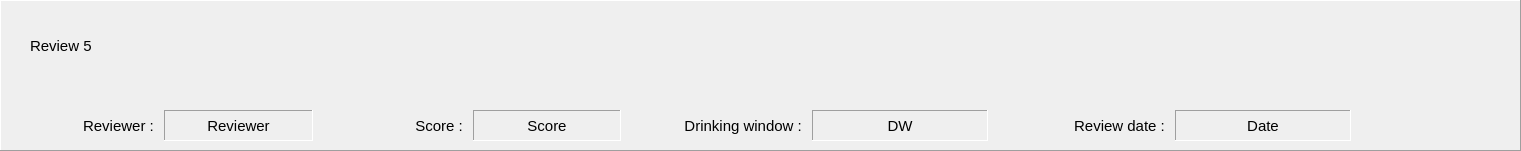
         <widget class="QFrame" name="review5">
          <property name="geometry">
           <rect>
            <x>30</x>
            <y>1220</y>
            <width>1521</width>
            <height>151</height>
           </rect>
          </property>
          <property name="frameShape">
           <enum>QFrame::Panel</enum>
          </property>
          <property name="frameShadow">
           <enum>QFrame::Raised</enum>
          </property>
          <widget class="QWidget" name="reviewwidget_5" native="true">
           <property name="geometry">
            <rect>
             <x>10</x>
             <y>0</y>
             <width>1511</width>
             <height>151</height>
            </rect>
           </property>
           <property name="styleSheet">
            <string notr="true"/>
           </property>
           <widget class="QLabel" name="reviewlabel_6">
            <property name="geometry">
             <rect>
              <x>20</x>
              <y>0</y>
              <width>1481</width>
              <height>91</height>
             </rect>
            </property>
            <property name="font">
             <font>
              <family>Arial</family>
              <pointsize>11</pointsize>
             </font>
            </property>
            <property name="text">
             <string>Review 5</string>
            </property>
            <property name="wordWrap">
             <bool>true</bool>
            </property>
           </widget>
           <widget class="QWidget" name="horizontalLayoutWidget_9">
            <property name="geometry">
             <rect>
              <x>0</x>
              <y>110</y>
              <width>611</width>
              <height>31</height>
             </rect>
            </property>
            <layout class="QHBoxLayout" name="horizontalLayout_9">
             <item>
              <widget class="QLabel" name="reviewerlab_5">
               <property name="font">
                <font>
                 <family>Arial</family>
                 <pointsize>11</pointsize>
                </font>
               </property>
               <property name="text">
                <string>Reviewer : </string>
               </property>
               <property name="textFormat">
                <enum>Qt::PlainText</enum>
               </property>
               <property name="alignment">
                <set>Qt::AlignRight|Qt::AlignTrailing|Qt::AlignVCenter</set>
               </property>
              </widget>
             </item>
             <item>
              <widget class="QLabel" name="reviewerlabel_6">
               <property name="font">
                <font>
                 <family>Arial</family>
                 <pointsize>11</pointsize>
                </font>
               </property>
               <property name="frameShape">
                <enum>QFrame::Panel</enum>
               </property>
               <property name="frameShadow">
                <enum>QFrame::Sunken</enum>
               </property>
               <property name="text">
                <string>Reviewer</string>
               </property>
               <property name="alignment">
                <set>Qt::AlignCenter</set>
               </property>
              </widget>
             </item>
             <item>
              <widget class="QLabel" name="scorelab_5">
               <property name="font">
                <font>
                 <family>Arial</family>
                 <pointsize>11</pointsize>
                </font>
               </property>
               <property name="text">
                <string>Score : </string>
               </property>
               <property name="textFormat">
                <enum>Qt::PlainText</enum>
               </property>
               <property name="alignment">
                <set>Qt::AlignRight|Qt::AlignTrailing|Qt::AlignVCenter</set>
               </property>
              </widget>
             </item>
             <item>
              <widget class="QLabel" name="scorelabel_6">
               <property name="font">
                <font>
                 <family>Arial</family>
                 <pointsize>11</pointsize>
                </font>
               </property>
               <property name="frameShape">
                <enum>QFrame::Panel</enum>
               </property>
               <property name="frameShadow">
                <enum>QFrame::Sunken</enum>
               </property>
               <property name="text">
                <string>Score</string>
               </property>
               <property name="alignment">
                <set>Qt::AlignCenter</set>
               </property>
              </widget>
             </item>
            </layout>
           </widget>
           <widget class="QWidget" name="horizontalLayoutWidget_10">
            <property name="geometry">
             <rect>
              <x>620</x>
              <y>110</y>
              <width>721</width>
              <height>31</height>
             </rect>
            </property>
            <layout class="QHBoxLayout" name="horizontalLayout_10">
             <item>
              <widget class="QLabel" name="drinkwindowlab_5">
               <property name="font">
                <font>
                 <family>Arial</family>
                 <pointsize>11</pointsize>
                </font>
               </property>
               <property name="text">
                <string>Drinking window : </string>
               </property>
               <property name="textFormat">
                <enum>Qt::PlainText</enum>
               </property>
               <property name="alignment">
                <set>Qt::AlignRight|Qt::AlignTrailing|Qt::AlignVCenter</set>
               </property>
              </widget>
             </item>
             <item>
              <widget class="QLabel" name="drinkwindowlabel_6">
               <property name="font">
                <font>
                 <family>Arial</family>
                 <pointsize>11</pointsize>
                </font>
               </property>
               <property name="frameShape">
                <enum>QFrame::Panel</enum>
               </property>
               <property name="frameShadow">
                <enum>QFrame::Sunken</enum>
               </property>
               <property name="text">
                <string>DW</string>
               </property>
               <property name="alignment">
                <set>Qt::AlignCenter</set>
               </property>
              </widget>
             </item>
             <item>
              <widget class="QLabel" name="reviewdatelab_5">
               <property name="font">
                <font>
                 <family>Arial</family>
                 <pointsize>11</pointsize>
                </font>
               </property>
               <property name="text">
                <string>Review date : </string>
               </property>
               <property name="textFormat">
                <enum>Qt::PlainText</enum>
               </property>
               <property name="alignment">
                <set>Qt::AlignRight|Qt::AlignTrailing|Qt::AlignVCenter</set>
               </property>
              </widget>
             </item>
             <item>
              <widget class="QLabel" name="reviewdatelabel_6">
               <property name="font">
                <font>
                 <family>Arial</family>
                 <pointsize>11</pointsize>
                </font>
               </property>
               <property name="frameShape">
                <enum>QFrame::Panel</enum>
               </property>
               <property name="frameShadow">
                <enum>QFrame::Sunken</enum>
               </property>
               <property name="text">
                <string>Date</string>
               </property>
               <property name="alignment">
                <set>Qt::AlignCenter</set>
               </property>
              </widget>
             </item>
            </layout>
           </widget>
          </widget>
         </widget>
